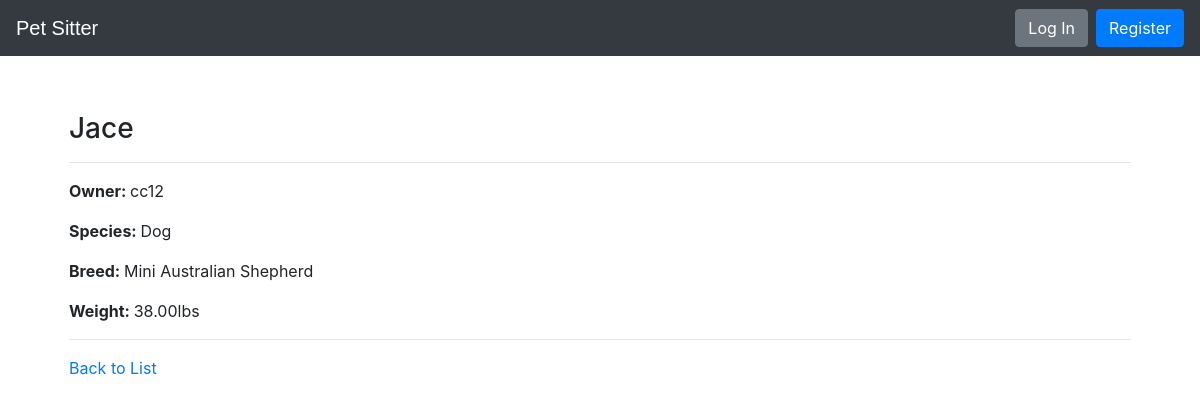
The app's page /pets/1/ with its own data.
### pets/models.py (models this page shows, shortened)
class Pet(models.Model):
    pet_name = models.CharField(max_length=200)
    species = models.CharField(max_length=200)
    breed = models.CharField(max_length=200)
    weight_in_pounds = models.DecimalField(max_digits=5, decimal_places=2)
    owner = models.ForeignKey(User, on_delete=models.CASCADE)
    slug = models.CharField(max_length=200, blank=True, editable=False)

### pets/views.py (the view)
# urls.py: path('pets/<int:pet_id>/', PetDetailView.as_view(), name='pet-detail-page'),
class PetDetailView(DetailView):
    def get(self, req, pet_id):
        return render(req, 'pet/pet_detail.html', {
            'pet': Pet.objects.get(id=pet_id)
        })

### pets/templates/pet/pet_detail.html
{% extends "base.html" %}
{% block content %}
  <div class="row">
    <div class="col m-4">
      <h3>{{ pet.pet_name }}</h3>
      <hr>
      <p>
          <strong>
              Owner:
          </strong>
          {{pet.owner}}
      </p>
      <p>
          <strong>
              Species:
          </strong>
          {{pet.species}}
      </p>
      <p>
          <strong>
              Breed:
          </strong>
          {{pet.breed}}
      </p>
      <p>
          <strong>
              Weight:
          </strong>
          {{pet.weight_in_pounds}}lbs
      </p>
      <hr>
      <a href="{% url 'pets-list-page' %}">Back to List</a>
    </div>
  </div>
{% endblock %}

### records on screen
Pet: pet_name "Jace", owner "cc12", species "Dog", breed "Mini Australian Shepherd", weight_in_pounds "38.00"
